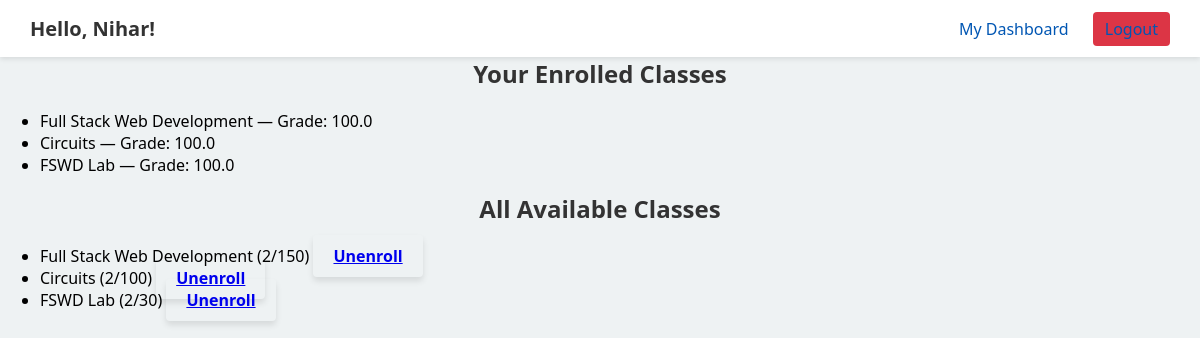
/student (signed in), run on the app's committed database.
### models.py (models this page shows, shortened)
class User(db.Model, UserMixin):
    __tablename__ = "users"
    id            = db.Column(db.Integer,   primary_key=True)
    username      = db.Column(db.String(50), unique=True, nullable=False)
    password_hash = db.Column(db.String(128), nullable=False)
    role          = db.Column(db.String(10), nullable=False)
    enrollments     = db.relationship(
        "Enrollment",
        back_populates="student",
        cascade="all, delete-orphan"
    )
    taught_courses  = db.relationship(
        "Course",
        back_populates="teacher",
        cascade="all, delete-orphan"
    )

class Enrollment(db.Model):
    __tablename__ = "enrollments"
    id          = db.Column(db.Integer, primary_key=True)
    student_id  = db.Column(
        db.Integer,
        db.ForeignKey("users.id", ondelete="CASCADE"),
        nullable=False
    )
    course_id   = db.Column(
        db.Integer,
        db.ForeignKey("courses.id", ondelete="CASCADE"),
        nullable=False
    )
    grade       = db.Column(db.Float)
    student     = db.relationship("User",   back_populates="enrollments")
    course      = db.relationship("Course", back_populates="enrollments")

class Course(db.Model):
    __tablename__ = "courses"
    id          = db.Column(db.Integer, primary_key=True)
    name        = db.Column(db.String(120), nullable=False)
    capacity    = db.Column(db.Integer, nullable=False)
    teacher_id  = db.Column(
        db.Integer,
        db.ForeignKey("users.id", ondelete="CASCADE"),
        nullable=False
    )
    teacher      = db.relationship("User", back_populates="taught_courses")
    enrollments  = db.relationship(
        "Enrollment",
        back_populates="course",
        cascade="all, delete-orphan"
    )

### app.py (the view)
@app.route("/student")
@login_required
def student_dashboard():
    if current_user.role != "student":
        return redirect(url_for("home"))
    enrolled = current_user.enrollments
    enrolled_ids = [enr.course_id for enr in enrolled]
    return render_template(
        "student_dashboard.html",
        enrolled=enrolled,
        all_courses=Course.query.all(),
        enrolled_ids=enrolled_ids
    )

### app.py (called while the page is built)
@login_manager.user_loader
def load_user(uid):
    return db.session.get(User, int(uid))

### templates/student_dashboard.html (shortened to what this page needs)
{% extends "base.html" %}
{% block content %}
  <section>
    <h2>Your Enrolled Classes</h2>
    {% if enrolled %}
      <ul>
        {% for enr in enrolled %}
          <li>
            {{ enr.course.name }} —
            Grade: {% if enr.grade is not none %}{{ enr.grade }}{% else %}N/A{% endif %}
          </li>
        {% endfor %}
      </ul>
    {% else %}
      <p>You’re not enrolled in anything yet.</p>
    {% endif %}
  </section>
  <section>
    <h2>All Available Classes</h2>
    <ul>
      {% for c in all_courses %}
      <li>
        {{ c.name }} ({{ c.enrollments|length }}/{{ c.capacity }})
        {% if c.id in enrolled_ids %}
          <a href="{{ url_for('student_unenroll', course_id=c.id) }}"
             class="btn unenroll-btn">
            Unenroll
          </a>
        {% else %}
          <a href="{{ url_for('student_enroll', course_id=c.id) }}"
             class="btn enroll-btn">
            Enroll
          </a>
        {% endif %}
      </li>
      {% endfor %}
    </ul>
  </section>
{% endblock %}

### templates/base.html (shortened to what this page needs)
<!DOCTYPE html>
<html lang="en">
  <head>
    <link
      rel="stylesheet"
      href="{{ url_for('static', filename='css/styles.css') }}"
    />
  </head>
  <body>
    {% if current_user.is_authenticated %}
    <header class="site-header">
      <h1 class="greeting">Hello, {{ current_user.username }}!</h1>
      <nav class="main-nav">
        {% if current_user.role == 'admin' %}
          <a href="{{ url_for('admin.index') }}">Admin Home</a>
          <a href="{{ url_for('admin_users') }}">Users</a>
        {% elif current_user.role == 'teacher' %}
          <a href="{{ url_for('teacher_dashboard') }}">My Dashboard</a>
        {% else %}
          <a href="{{ url_for('student_dashboard') }}">My Dashboard</a>
        {% endif %}
        <a href="{{ url_for('logout') }}" class="logout-btn">Logout</a>
      </nav>
    </header>
    {% endif %}
    <main class="content">
      {% block content %}{% endblock %}
    </main>
  </body>
</html>

### static/css/styles.css (style rules this page uses)
* { box-sizing: border-box; }
body { font-family: 'Segoe UI', Tahoma, Geneva, Verdana, sans-serif; background-color: #eef2f3; margin: 0; padding: 0; }
.site-header { background-color: #ffffff; padding: 15px 30px; box-shadow: 0 2px 5px rgba(0,0,0,0.1); display: flex; align-items: center; justify-content: space-between; }
.greeting { margin: 0; font-size: 20px; color: #333; }
.main-nav a { margin-left: 20px; text-decoration: none; color: #0056b3; font-weight: 500; transition: color 0.2s ease; }
.logout-btn { padding: 6px 12px; background: #dc3545; color: #fff; border-radius: 4px; text-decoration: none; font-weight: bold; transition: background 0.2s ease; }
h1, h2 { text-align: center; color: #333; margin-top: 0; }
.btn { padding: 10px 20px; border: none; border-radius: 4px; cursor: pointer; font-weight: bold; transition: background-color 0.3s ease, transform 0.2s ease, box-shadow 0.2s ease; box-shadow: 0 4px 6px rgba(0,0,0,0.1); }

### data on the page
User: username "Nihar"
Enrollment: course.name "Full Stack Web Development", grade "100.0"
Enrollment: course.name "Circuits", grade "100.0"
Enrollment: course.name "FSWD Lab", grade "100.0"
Course: name "Full Stack Web Development", enrollments|length "2", capacity "150"
Course: name "Circuits", enrollments|length "2", capacity "100"
Course: name "FSWD Lab", enrollments|length "2", capacity "30"
